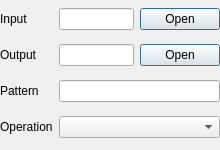
<?xml version="1.0" encoding="UTF-8"?>
<ui version="4.0">
 <author>Patrick Ziegler</author>
 <class>MediaCopierParam</class>
 <widget class="QWidget" name="MediaCopierParam">
  <property name="geometry">
   <rect>
    <x>0</x>
    <y>0</y>
    <width>220</width>
    <height>150</height>
   </rect>
  </property>
  <layout class="QGridLayout" name="gridLayout">
   <property name="leftMargin">
    <number>0</number>
   </property>
   <property name="topMargin">
    <number>0</number>
   </property>
   <property name="rightMargin">
    <number>0</number>
   </property>
   <property name="bottomMargin">
    <number>0</number>
   </property>
   <item row="0" column="0">
    <widget class="QLabel" name="dirsInputDirLabel">
     <property name="text">
      <string>Input</string>
     </property>
    </widget>
   </item>
   <item row="0" column="1">
    <widget class="QLineEdit" name="dirsInputDirText"/>
   </item>
   <item row="0" column="2">
    <widget class="QDialogButtonBox" name="dirsInputDirButton">
     <property name="sizePolicy">
      <sizepolicy hsizetype="Maximum" vsizetype="Fixed">
       <horstretch>0</horstretch>
       <verstretch>0</verstretch>
      </sizepolicy>
     </property>
     <property name="standardButtons">
      <set>QDialogButtonBox::Open</set>
     </property>
    </widget>
   </item>
   <item row="1" column="0">
    <widget class="QLabel" name="dirsOutputDirLabel">
     <property name="text">
      <string>Output</string>
     </property>
    </widget>
   </item>
   <item row="1" column="1">
    <widget class="QLineEdit" name="dirsOutputDirText"/>
   </item>
   <item row="1" column="2">
    <widget class="QDialogButtonBox" name="dirsOutputDirButton">
     <property name="sizePolicy">
      <sizepolicy hsizetype="Maximum" vsizetype="Fixed">
       <horstretch>0</horstretch>
       <verstretch>0</verstretch>
      </sizepolicy>
     </property>
     <property name="standardButtons">
      <set>QDialogButtonBox::Open</set>
     </property>
    </widget>
   </item>
   <item row="2" column="0">
    <widget class="QLabel" name="paramBaseFormatLabel">
     <property name="text">
      <string>Pattern</string>
     </property>
    </widget>
   </item>
   <item row="3" column="0">
    <widget class="QLabel" name="paramCommandLabel">
     <property name="text">
      <string>Operation</string>
     </property>
    </widget>
   </item>
   <item row="2" column="1" colspan="2">
    <widget class="QLineEdit" name="paramBaseFormat">
     <property name="text">
      <string/>
     </property>
    </widget>
   </item>
   <item row="3" column="1" colspan="2">
    <widget class="QComboBox" name="paramCommand"/>
   </item>
  </layout>
 </widget>
 <tabstops>
  <tabstop>dirsInputDirText</tabstop>
  <tabstop>dirsInputDirButton</tabstop>
  <tabstop>dirsOutputDirText</tabstop>
  <tabstop>dirsOutputDirButton</tabstop>
  <tabstop>paramBaseFormat</tabstop>
  <tabstop>paramCommand</tabstop>
 </tabstops>
 <resources/>
 <connections/>
</ui>
